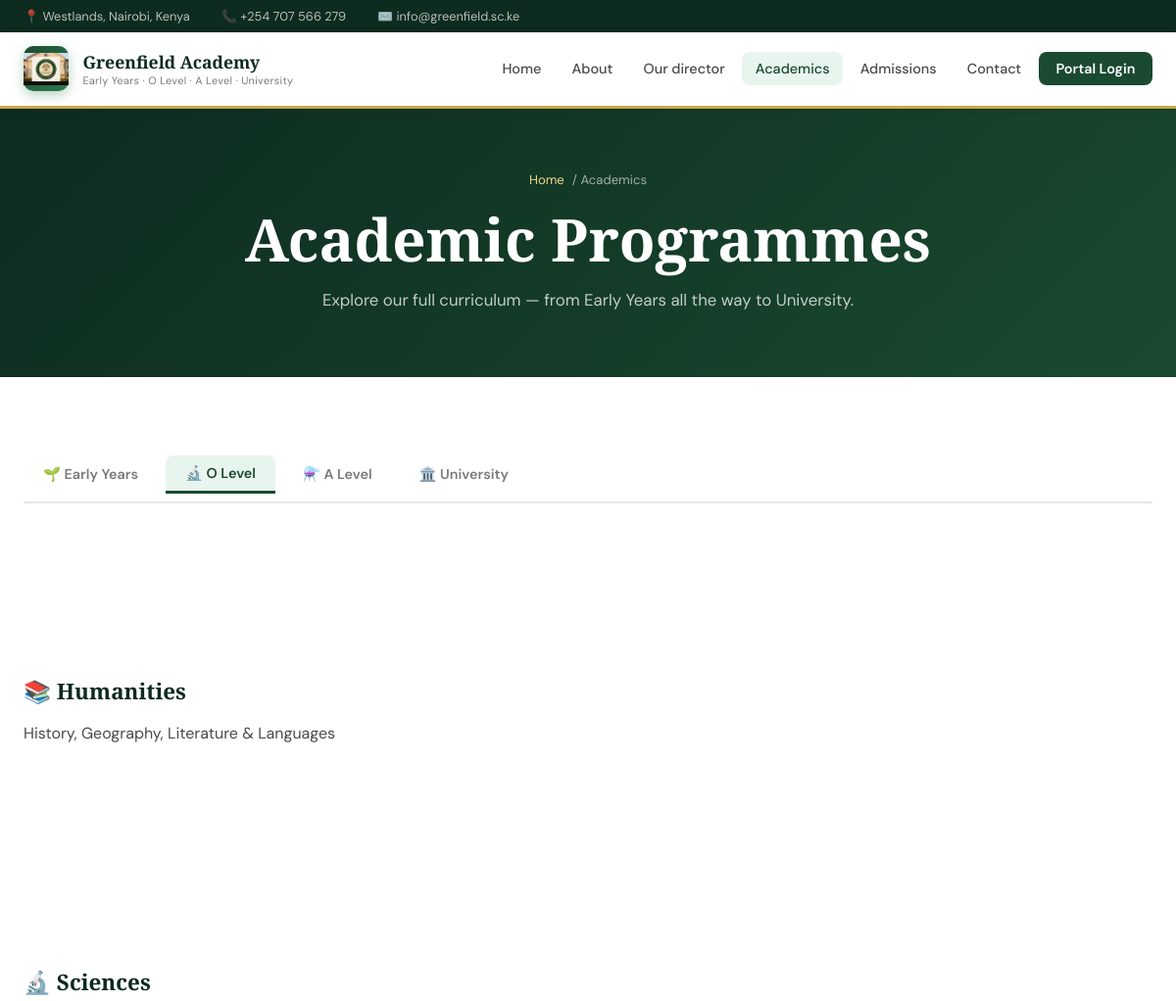
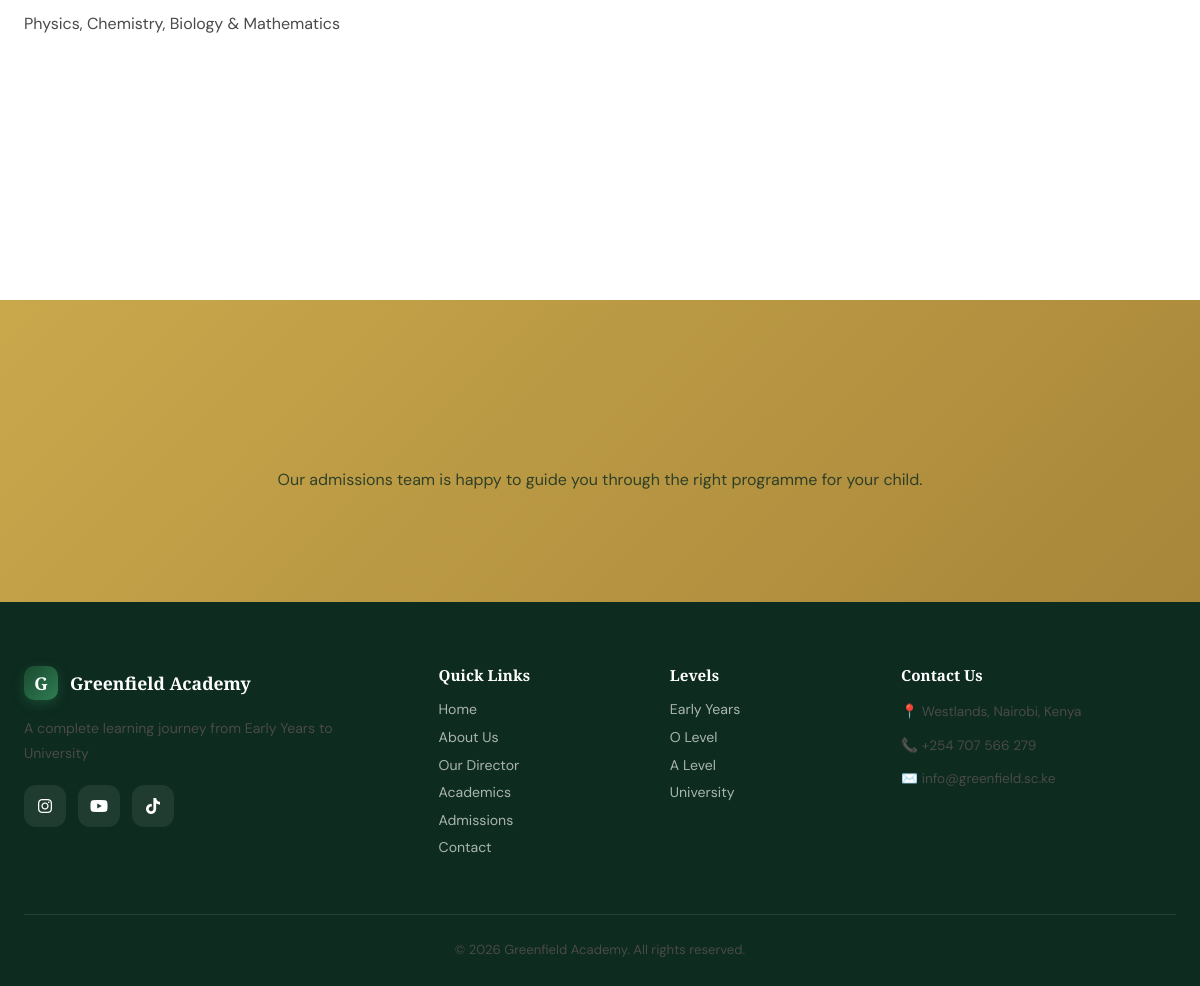
The app's page /academics.php?level=o_level with its own data (2 pictures, top to bottom).
### tables this page shows
CREATE TABLE departments (
    id          INT AUTO_INCREMENT PRIMARY KEY,
    name        VARCHAR(100)        NOT NULL,
    level       ENUM('early_years','o_level','a_level','university') NOT NULL,
    description TEXT,
    icon        VARCHAR(50)
);

### config.php (called while the page is built, shortened)
<?php
function db()
{
    static $pdo = null;
    if ($pdo === null) {
        $dsn = sprintf('mysql:host=%s;dbname=%s;charset=utf8mb4', DB_HOST, DB_NAME);
        $options = [
            PDO::ATTR_ERRMODE => PDO::ERRMODE_EXCEPTION,
            PDO::ATTR_DEFAULT_FETCH_MODE => PDO::FETCH_ASSOC,
            PDO::ATTR_EMULATE_PREPARES => false,
        ];
        $pdo = new PDO($dsn, DB_USER, DB_PASS, $options);
    }
    return $pdo;
}
function sanitize($value)
{
    return htmlspecialchars((string)$value, ENT_QUOTES | ENT_SUBSTITUTE, 'UTF-8');
}

### academics.php (the view, shortened to what this page needs)
<?php
require_once __DIR__ . '/config.php';
$depts = db()->query("
    SELECT d.*, GROUP_CONCAT(c.id,'|',c.code,'|',c.title,'|',c.description,'|',c.credits
                             ORDER BY c.code SEPARATOR ';;')
           AS courses_raw
    FROM departments d
    LEFT JOIN courses c ON c.department_id = d.id
    GROUP BY d.id
    ORDER BY FIELD(d.level,'early_years','o_level','a_level','university'), d.name
")->fetchAll();
$byLevel = [];
foreach($depts as $d) {
    $d['courses'] = [];
    if ($d['courses_raw']) {
        foreach(explode(';;', $d['courses_raw']) as $cr) {
            [$id,$code,$title,$desc,$credits] = explode('|', $cr, 5);
            $d['courses'][] = compact('id','code','title','desc','credits');
        }
    }
    unset($d['courses_raw']);
    $byLevel[$d['level']][] = $d;
}
$levels = [
    'early_years' => ['label'=>'Early Years',  'icon'=>'🌱'],
    'o_level'     => ['label'=>'O Level',       'icon'=>'🔬'],
    'a_level'     => ['label'=>'A Level',       'icon'=>'⚗️'],
    'university'  => ['label'=>'University',    'icon'=>'🏛️'],
];
$activeLevel = $_GET['level'] ?? 'early_years';
?>
<?php include __DIR__ . '/header.php'; ?>
<div class="page-hero">
  <div class="container">
    <div class="breadcrumb"><a href="index.php">Home</a> / Academics</div>
    <h1>Academic Programmes</h1>
    <p>Explore our full curriculum — from Early Years all the way to University.</p>
  </div>
</div>
<section class="section section-alt">
  <div class="container">
    <div class="level-tabs">
      <?php foreach($levels as $key => $lv): ?>
      <button class="level-tab <?= $key===$activeLevel?'active':'' ?>" data-level="<?= $key ?>">
        <?= $lv['icon'] ?> <?= $lv['label'] ?>
      </button>
      <?php endforeach; ?>
    </div>
    <?php foreach($levels as $key => $lv): ?>
    <div class="level-panel <?= $key !== $activeLevel ? 'hidden' : '' ?>" data-level="<?= $key ?>">
      <div class="section-head">
      </div>
      <?php if(isset($byLevel[$key])): foreach($byLevel[$key] as $dept): ?>
      <div class="mt-3">
        <h3 style="color:var(--green-dark);margin-bottom:1rem">
          <?= sanitize($dept['icon']??'📘') ?> <?= sanitize($dept['name']) ?>
        </h3>
        <?php if($dept['description']): ?>
        <p style="margin-bottom:1.25rem"><?= sanitize($dept['description']) ?></p>
        <?php endif; ?>
        <?php if($dept['courses']): ?>
        <div class="courses-grid">
        </div>
        <?php else: ?>
        <p style="color:var(--text-light)">Courses coming soon.</p>
        <?php endif; ?>
      </div>
      <?php endforeach; else: ?>
      <p style="color:var(--text-light)">No programmes found for this level yet.</p>
      <?php endif; ?>
    </div>
    <?php endforeach; ?>
  </div>
</section>
<div class="cta-band">
  <div class="container">
    <p>Our admissions team is happy to guide you through the right programme for your child.</p>
  </div>
</div>
<?php include __DIR__ . '/footer.php'; ?>

### main.css (style rules this page uses)
:root { --green-dark: #0d2b1f; --green-mid: #1a4a30; --green-light: #2e7d52; --green-pale: #e8f5ee; --gold: #c9a84c; --gold-light: #f0d88a; --cream: #faf8f3; --white: #ffffff; --text-dark: #1a1a1a; --text-mid: #4a4a4a; --text-light: #7a7a7a; --shadow-sm: 0 2px 8px rgba(0,0,0,.08); --shadow-md: 0 8px 32px rgba(0,0,0,.12); --shadow-lg: 0 24px 64px rgba(0,0,0,.16); --radius: 12px; --radius-lg: 20px; --transition: .3s cubic-bezier(.4,0,.2,1); font-family: 'DM Sans', sans-serif; font-size: 16px; color: var(--text-dark); background: var(--cream); scroll-behavior: smooth; }
*, *::before, *::after { box-sizing: border-box; margin: 0; padding: 0; }
a { text-decoration: none; color: inherit; }
button { cursor: pointer; font-family: inherit; }
h1,h2,h3,h4 { font-family: 'Playfair Display', Georgia, serif; line-height: 1.2; }
h1 { font-size: clamp(2.2rem, 5vw, 3.8rem); font-weight: 900; }
h3 { font-size: 1.4rem; font-weight: 600; }
p { line-height: 1.75; color: var(--text-mid); }
.section { padding: 5rem 1.5rem; }
.section-alt { background: var(--white); }
.container { max-width: 1200px; margin: 0 auto; }
.section-head { margin-bottom: 3rem; }
.level-tabs { display: flex; gap: .5rem; flex-wrap: wrap; margin-bottom: 2.5rem; border-bottom: 2px solid #e8e8e8; padding-bottom: .5rem; }
.level-tab { padding: .55rem 1.25rem; border-radius: 8px 8px 0 0; background: none; border: none; font-size: .9rem; font-weight: 600; color: var(--text-light); transition: var(--transition); cursor: pointer; }
.level-tab.active, .level-tab:hover { background: var(--green-pale); color: var(--green-mid); }
.level-tab.active { border-bottom: 3px solid var(--green-mid); }
.courses-grid { display: grid; grid-template-columns: repeat(auto-fill, minmax(260px, 1fr)); gap: 1.25rem; }
.page-hero { background: linear-gradient(135deg, var(--green-dark), var(--green-mid)); padding: 4rem 1.5rem; text-align: center; }
.page-hero h1 { color: var(--white); }
.page-hero p { color: rgba(255,255,255,.75); margin-top: .75rem; font-size: 1.05rem; }
.breadcrumb { display: flex; justify-content: center; gap: .5rem; font-size: .82rem; color: rgba(255,255,255,.6); margin-bottom: 1rem; }
.breadcrumb a { color: var(--gold-light); }
.cta-band { background: linear-gradient(135deg, var(--gold) 0%, #a8863a 100%); padding: 4rem 1.5rem; text-align: center; }
.cta-band p { color: var(--green-dark); opacity: .8; margin-bottom: 2rem; }
.mt-3 { margin-top: 1.5rem; }
.sa-fade-up, .sa-fade-left, .sa-fade-right, .sa-zoom, .sa-expand, .sa-card { will-change: transform, opacity; transition-property: transform, opacity; transition-timing-function: cubic-bezier(.22, 1, .36, 1); transition-duration: .75s; transition-delay: var(--sa-delay, 0ms); }
.sa-fade-up { opacity: 0; transform: translateY(36px); }
.sa-zoom { opacity: 0; transform: scale(.88); }
.page-hero h1 { animation: hero-enter .9s cubic-bezier(.22,1,.36,1) both; }
.page-hero p { animation: hero-enter .9s .15s cubic-bezier(.22,1,.36,1) both; }
.page-hero .breadcrumb { animation: hero-enter .7s .05s cubic-bezier(.22,1,.36,1) both; }

### records on screen
departments: icon "📚", name "Humanities", description "History, Geography, Literature & Languages"
departments: icon "🔬", name "Sciences", description "Physics, Chemistry, Biology & Mathematics"

### other values on screen
SITE_ADDRESS "Westlands, Nairobi, Kenya"
SITE_PHONE "+254 707 566 279"
SITE_EMAIL "info@greenfield.sc.ke"
SITE_NAME "Greenfield Academy"
$lv['icon'] "🌱"
$lv['label'] "Early Years"
$lv['icon'] "🔬"
$lv['label'] "O Level"
$lv['icon'] "⚗️"
$lv['label'] "A Level"
$lv['icon'] "🏛️"
$lv['label'] "University"
SITE_TAGLINE "A complete learning journey from Early Years to University"
